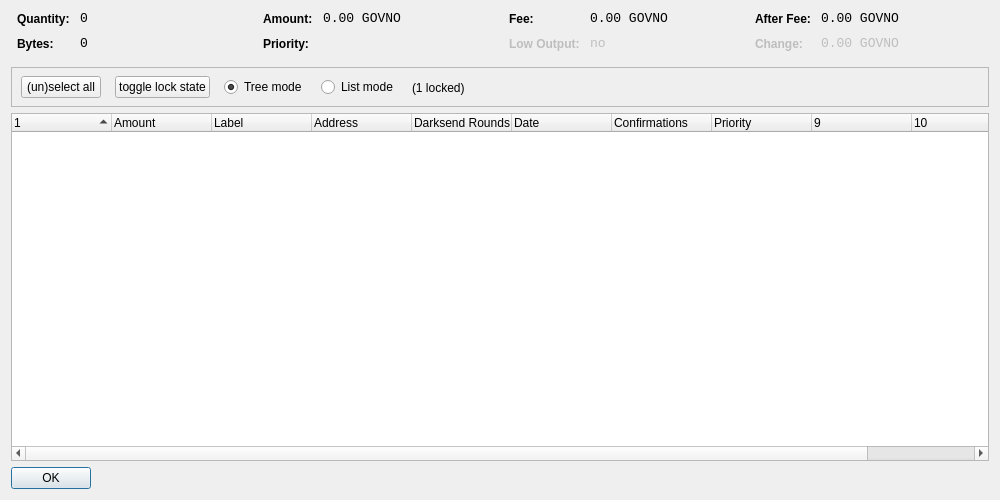
<?xml version="1.0" encoding="UTF-8"?>
<ui version="4.0">
 <class>CoinControlDialog</class>
 <widget class="QDialog" name="CoinControlDialog">
  <property name="geometry">
   <rect>
    <x>0</x>
    <y>0</y>
    <width>1000</width>
    <height>500</height>
   </rect>
  </property>
  <property name="windowTitle">
   <string>Coin Control</string>
  </property>
  <layout class="QVBoxLayout" name="verticalLayout">
   <item>
    <layout class="QHBoxLayout" name="horizontalLayoutTop" stretch="0,0,0,0">
     <property name="topMargin">
      <number>0</number>
     </property>
     <property name="bottomMargin">
      <number>10</number>
     </property>
     <item>
      <layout class="QFormLayout" name="formLayoutCoinControl1">
       <property name="horizontalSpacing">
        <number>10</number>
       </property>
       <property name="verticalSpacing">
        <number>10</number>
       </property>
       <property name="leftMargin">
        <number>6</number>
       </property>
       <property name="rightMargin">
        <number>6</number>
       </property>
       <item row="0" column="0">
        <widget class="QLabel" name="labelCoinControlQuantityText">
         <property name="styleSheet">
          <string notr="true">font-weight:bold;</string>
         </property>
         <property name="text">
          <string>Quantity:</string>
         </property>
        </widget>
       </item>
       <item row="0" column="1">
        <widget class="QLabel" name="labelCoinControlQuantity">
         <property name="font">
          <font>
           <family>Monospace</family>
           <pointsize>10</pointsize>
          </font>
         </property>
         <property name="cursor">
          <cursorShape>IBeamCursor</cursorShape>
         </property>
         <property name="contextMenuPolicy">
          <enum>Qt::ActionsContextMenu</enum>
         </property>
         <property name="text">
          <string notr="true">0</string>
         </property>
         <property name="textInteractionFlags">
          <set>Qt::LinksAccessibleByMouse|Qt::TextSelectableByKeyboard|Qt::TextSelectableByMouse</set>
         </property>
        </widget>
       </item>
       <item row="1" column="0">
        <widget class="QLabel" name="labelCoinControlBytesText">
         <property name="styleSheet">
          <string notr="true">font-weight:bold;</string>
         </property>
         <property name="text">
          <string>Bytes:</string>
         </property>
        </widget>
       </item>
       <item row="1" column="1">
        <widget class="QLabel" name="labelCoinControlBytes">
         <property name="font">
          <font>
           <family>Monospace</family>
           <pointsize>10</pointsize>
          </font>
         </property>
         <property name="cursor">
          <cursorShape>IBeamCursor</cursorShape>
         </property>
         <property name="contextMenuPolicy">
          <enum>Qt::ActionsContextMenu</enum>
         </property>
         <property name="text">
          <string notr="true">0</string>
         </property>
         <property name="textInteractionFlags">
          <set>Qt::LinksAccessibleByMouse|Qt::TextSelectableByKeyboard|Qt::TextSelectableByMouse</set>
         </property>
        </widget>
       </item>
      </layout>
     </item>
     <item>
      <layout class="QFormLayout" name="formLayoutCoinControl2">
       <property name="horizontalSpacing">
        <number>10</number>
       </property>
       <property name="verticalSpacing">
        <number>10</number>
       </property>
       <property name="leftMargin">
        <number>6</number>
       </property>
       <property name="rightMargin">
        <number>6</number>
       </property>
       <item row="0" column="0">
        <widget class="QLabel" name="labelCoinControlAmountText">
         <property name="styleSheet">
          <string notr="true">font-weight:bold;</string>
         </property>
         <property name="text">
          <string>Amount:</string>
         </property>
        </widget>
       </item>
       <item row="0" column="1">
        <widget class="QLabel" name="labelCoinControlAmount">
         <property name="font">
          <font>
           <family>Monospace</family>
           <pointsize>10</pointsize>
          </font>
         </property>
         <property name="cursor">
          <cursorShape>IBeamCursor</cursorShape>
         </property>
         <property name="contextMenuPolicy">
          <enum>Qt::ActionsContextMenu</enum>
         </property>
         <property name="text">
          <string notr="true">0.00 GOVNO</string>
         </property>
         <property name="textInteractionFlags">
          <set>Qt::LinksAccessibleByMouse|Qt::TextSelectableByKeyboard|Qt::TextSelectableByMouse</set>
         </property>
        </widget>
       </item>
       <item row="1" column="0">
        <widget class="QLabel" name="labelCoinControlPriorityText">
         <property name="styleSheet">
          <string notr="true">font-weight:bold;</string>
         </property>
         <property name="text">
          <string>Priority:</string>
         </property>
        </widget>
       </item>
       <item row="1" column="1">
        <widget class="QLabel" name="labelCoinControlPriority">
         <property name="font">
          <font>
           <family>Monospace</family>
           <pointsize>10</pointsize>
          </font>
         </property>
         <property name="cursor">
          <cursorShape>IBeamCursor</cursorShape>
         </property>
         <property name="contextMenuPolicy">
          <enum>Qt::ActionsContextMenu</enum>
         </property>
         <property name="text">
          <string/>
         </property>
         <property name="textInteractionFlags">
          <set>Qt::LinksAccessibleByMouse|Qt::TextSelectableByKeyboard|Qt::TextSelectableByMouse</set>
         </property>
        </widget>
       </item>
      </layout>
     </item>
     <item>
      <layout class="QFormLayout" name="formLayoutCoinControl3">
       <property name="horizontalSpacing">
        <number>10</number>
       </property>
       <property name="verticalSpacing">
        <number>10</number>
       </property>
       <property name="leftMargin">
        <number>6</number>
       </property>
       <property name="rightMargin">
        <number>6</number>
       </property>
       <item row="0" column="0">
        <widget class="QLabel" name="labelCoinControlFeeText">
         <property name="styleSheet">
          <string notr="true">font-weight:bold;</string>
         </property>
         <property name="text">
          <string>Fee:</string>
         </property>
        </widget>
       </item>
       <item row="0" column="1">
        <widget class="QLabel" name="labelCoinControlFee">
         <property name="font">
          <font>
           <family>Monospace</family>
           <pointsize>10</pointsize>
          </font>
         </property>
         <property name="cursor">
          <cursorShape>IBeamCursor</cursorShape>
         </property>
         <property name="contextMenuPolicy">
          <enum>Qt::ActionsContextMenu</enum>
         </property>
         <property name="text">
          <string notr="true">0.00 GOVNO</string>
         </property>
         <property name="textInteractionFlags">
          <set>Qt::LinksAccessibleByMouse|Qt::TextSelectableByKeyboard|Qt::TextSelectableByMouse</set>
         </property>
        </widget>
       </item>
       <item row="1" column="0">
        <widget class="QLabel" name="labelCoinControlLowOutputText">
         <property name="enabled">
          <bool>false</bool>
         </property>
         <property name="styleSheet">
          <string notr="true">font-weight:bold;</string>
         </property>
         <property name="text">
          <string>Low Output:</string>
         </property>
        </widget>
       </item>
       <item row="1" column="1">
        <widget class="QLabel" name="labelCoinControlLowOutput">
         <property name="enabled">
          <bool>false</bool>
         </property>
         <property name="font">
          <font>
           <family>Monospace</family>
           <pointsize>10</pointsize>
          </font>
         </property>
         <property name="cursor">
          <cursorShape>IBeamCursor</cursorShape>
         </property>
         <property name="contextMenuPolicy">
          <enum>Qt::ActionsContextMenu</enum>
         </property>
         <property name="text">
          <string notr="true">no</string>
         </property>
         <property name="textInteractionFlags">
          <set>Qt::LinksAccessibleByMouse|Qt::TextSelectableByKeyboard|Qt::TextSelectableByMouse</set>
         </property>
        </widget>
       </item>
      </layout>
     </item>
     <item>
      <layout class="QFormLayout" name="formLayoutCoinControl4">
       <property name="horizontalSpacing">
        <number>10</number>
       </property>
       <property name="verticalSpacing">
        <number>10</number>
       </property>
       <property name="leftMargin">
        <number>6</number>
       </property>
       <property name="rightMargin">
        <number>6</number>
       </property>
       <item row="0" column="0">
        <widget class="QLabel" name="labelCoinControlAfterFeeText">
         <property name="styleSheet">
          <string notr="true">font-weight:bold;</string>
         </property>
         <property name="text">
          <string>After Fee:</string>
         </property>
        </widget>
       </item>
       <item row="0" column="1">
        <widget class="QLabel" name="labelCoinControlAfterFee">
         <property name="font">
          <font>
           <family>Monospace</family>
           <pointsize>10</pointsize>
          </font>
         </property>
         <property name="cursor">
          <cursorShape>IBeamCursor</cursorShape>
         </property>
         <property name="contextMenuPolicy">
          <enum>Qt::ActionsContextMenu</enum>
         </property>
         <property name="text">
          <string notr="true">0.00 GOVNO</string>
         </property>
         <property name="textInteractionFlags">
          <set>Qt::LinksAccessibleByMouse|Qt::TextSelectableByKeyboard|Qt::TextSelectableByMouse</set>
         </property>
        </widget>
       </item>
       <item row="1" column="0">
        <widget class="QLabel" name="labelCoinControlChangeText">
         <property name="enabled">
          <bool>false</bool>
         </property>
         <property name="styleSheet">
          <string notr="true">font-weight:bold;</string>
         </property>
         <property name="text">
          <string>Change:</string>
         </property>
        </widget>
       </item>
       <item row="1" column="1">
        <widget class="QLabel" name="labelCoinControlChange">
         <property name="enabled">
          <bool>false</bool>
         </property>
         <property name="font">
          <font>
           <family>Monospace</family>
           <pointsize>10</pointsize>
          </font>
         </property>
         <property name="cursor">
          <cursorShape>IBeamCursor</cursorShape>
         </property>
         <property name="contextMenuPolicy">
          <enum>Qt::ActionsContextMenu</enum>
         </property>
         <property name="text">
          <string notr="true">0.00 GOVNO</string>
         </property>
         <property name="textInteractionFlags">
          <set>Qt::LinksAccessibleByMouse|Qt::TextSelectableByKeyboard|Qt::TextSelectableByMouse</set>
         </property>
        </widget>
       </item>
      </layout>
     </item>
    </layout>
   </item>
   <item>
    <widget class="QFrame" name="frame">
     <property name="minimumSize">
      <size>
       <width>0</width>
       <height>40</height>
      </size>
     </property>
     <property name="frameShape">
      <enum>QFrame::StyledPanel</enum>
     </property>
     <property name="frameShadow">
      <enum>QFrame::Sunken</enum>
     </property>
     <widget class="QWidget" name="horizontalLayoutWidget">
      <property name="geometry">
       <rect>
        <x>10</x>
        <y>0</y>
        <width>781</width>
        <height>41</height>
       </rect>
      </property>
      <layout class="QHBoxLayout" name="horizontalLayoutPanel" stretch="0,0,0,0,0">
       <property name="spacing">
        <number>14</number>
       </property>
       <item>
        <widget class="QPushButton" name="pushButtonSelectAll">
         <property name="sizePolicy">
          <sizepolicy hsizetype="Maximum" vsizetype="Fixed">
           <horstretch>0</horstretch>
           <verstretch>0</verstretch>
          </sizepolicy>
         </property>
         <property name="text">
          <string>(un)select all</string>
         </property>
        </widget>
       </item>
        <item>
         <widget class="QPushButton" name="pushButtonToggleLock">
          <property name="sizePolicy">
           <sizepolicy hsizetype="Maximum" vsizetype="Fixed">
            <horstretch>0</horstretch>
            <verstretch>0</verstretch>
           </sizepolicy>
          </property>
          <property name="text">
           <string>toggle lock state</string>
          </property>
          <property name="autoDefault">
           <bool>false</bool>
          </property>
         </widget>
        </item>
       <item>
        <widget class="QRadioButton" name="radioTreeMode">
         <property name="sizePolicy">
          <sizepolicy hsizetype="Maximum" vsizetype="Fixed">
           <horstretch>0</horstretch>
           <verstretch>0</verstretch>
          </sizepolicy>
         </property>
         <property name="text">
          <string>Tree mode</string>
         </property>
         <property name="checked">
          <bool>true</bool>
         </property>
        </widget>
       </item>
       <item>
        <widget class="QRadioButton" name="radioListMode">
         <property name="sizePolicy">
          <sizepolicy hsizetype="Maximum" vsizetype="Fixed">
           <horstretch>0</horstretch>
           <verstretch>0</verstretch>
          </sizepolicy>
         </property>
         <property name="text">
          <string>List mode</string>
         </property>
        </widget>
       </item>
        <item>
         <widget class="QLabel" name="labelLocked">
          <property name="text">
           <string>(1 locked)</string>
          </property>
         </widget>
        </item>
       <item>
        <spacer name="horizontalSpacer">
         <property name="orientation">
          <enum>Qt::Horizontal</enum>
         </property>
         <property name="sizeHint" stdset="0">
          <size>
           <width>40</width>
           <height>20</height>
          </size>
         </property>
        </spacer>
       </item>
      </layout>
     </widget>
    </widget>
   </item>
   <item>
    <widget class="CoinControlTreeWidget" name="treeWidget">
     <property name="contextMenuPolicy">
      <enum>Qt::CustomContextMenu</enum>
     </property>
     <property name="sortingEnabled">
      <bool>false</bool>
     </property>
     <property name="columnCount">
      <number>11</number>
     </property>
     <attribute name="headerShowSortIndicator" stdset="0">
      <bool>true</bool>
     </attribute>
     <attribute name="headerStretchLastSection">
      <bool>false</bool>
     </attribute>
     <column>
      <property name="text">
       <string/>
      </property>
     </column>
     <column>
      <property name="text">
       <string>Amount</string>
      </property>
     </column>
     <column>
      <property name="text">
       <string>Label</string>
      </property>
     </column>
     <column>
      <property name="text">
       <string>Address</string>
      </property>
     </column>
     <column>
      <property name="text">
       <string>Darksend Rounds</string>
      </property>
    </column>
     <column>
      <property name="text">
       <string>Date</string>
      </property>
     </column>
     <column>
      <property name="text">
       <string>Confirmations</string>
      </property>
      <property name="toolTip">
       <string>Confirmed</string>
      </property>
     </column>
     <column>
      <property name="text">
       <string>Priority</string>
      </property>
     </column>
     <column>
      <property name="text">
       <string/>
      </property>
     </column>
     <column>
      <property name="text">
       <string/>
      </property>
     </column>
     <column>
      <property name="text">
       <string/>
      </property>
     </column>
     <column>
      <property name="text">
       <string/>
      </property>
     </column>
    </widget>
   </item>
   <item>
    <widget class="QDialogButtonBox" name="buttonBox">
     <property name="sizePolicy">
      <sizepolicy hsizetype="Maximum" vsizetype="Fixed">
       <horstretch>0</horstretch>
       <verstretch>0</verstretch>
      </sizepolicy>
     </property>
     <property name="orientation">
      <enum>Qt::Horizontal</enum>
     </property>
     <property name="standardButtons">
      <set>QDialogButtonBox::Ok</set>
     </property>
    </widget>
   </item>
  </layout>
 </widget>
 <customwidgets>
  <customwidget>
   <class>CoinControlTreeWidget</class>
   <extends>QTreeWidget</extends>
   <header>coincontroltreewidget.h</header>
  </customwidget>
 </customwidgets>
 <resources/>
 <connections/>
</ui>
